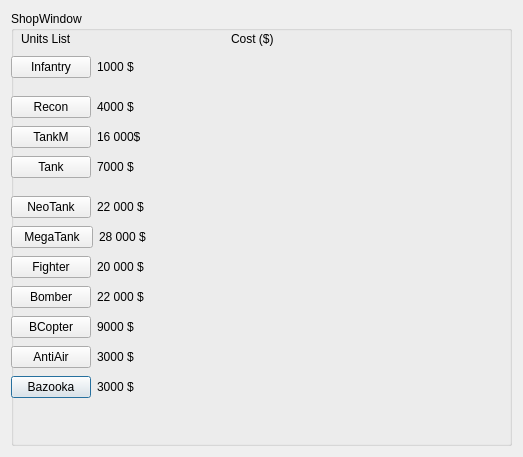
<?xml version="1.0" encoding="UTF-8"?>
<ui version="4.0">
 <class>ShopWindow</class>
 <widget class="QDialog" name="ShopWindow">
  <property name="geometry">
   <rect>
    <x>0</x>
    <y>0</y>
    <width>523</width>
    <height>457</height>
   </rect>
  </property>
  <property name="windowTitle">
   <string>Dialog</string>
  </property>
  <layout class="QVBoxLayout" name="verticalLayout_3">
   <item>
    <widget class="QGroupBox" name="groupBox">
     <property name="title">
      <string>ShopWindow</string>
     </property>
     <widget class="QLabel" name="label_Units_List">
      <property name="geometry">
       <rect>
        <x>10</x>
        <y>20</y>
        <width>71</width>
        <height>16</height>
       </rect>
      </property>
      <property name="text">
       <string>Units List</string>
      </property>
     </widget>
     <widget class="QLabel" name="label_Cost">
      <property name="geometry">
       <rect>
        <x>220</x>
        <y>20</y>
        <width>59</width>
        <height>16</height>
       </rect>
      </property>
      <property name="text">
       <string>Cost ($)</string>
      </property>
     </widget>
     <widget class="QWidget" name="layoutWidget">
      <property name="geometry">
       <rect>
        <x>0</x>
        <y>360</y>
        <width>148</width>
        <height>32</height>
       </rect>
      </property>
      <layout class="QHBoxLayout" name="horizontalLayout_7">
       <item>
        <widget class="QPushButton" name="pushButton_Bazooka">
         <property name="text">
          <string>Bazooka</string>
         </property>
        </widget>
       </item>
       <item>
        <widget class="QLabel" name="label_11">
         <property name="text">
          <string>3000 $</string>
         </property>
        </widget>
       </item>
      </layout>
     </widget>
     <widget class="QWidget" name="layoutWidget">
      <property name="geometry">
       <rect>
        <x>0</x>
        <y>330</y>
        <width>138</width>
        <height>32</height>
       </rect>
      </property>
      <layout class="QHBoxLayout" name="horizontalLayout_6">
       <item>
        <widget class="QPushButton" name="pushButton_AntiAir">
         <property name="text">
          <string>AntiAir</string>
         </property>
        </widget>
       </item>
       <item>
        <widget class="QLabel" name="label_10">
         <property name="text">
          <string>3000 $</string>
         </property>
        </widget>
       </item>
      </layout>
     </widget>
     <widget class="QWidget" name="layoutWidget">
      <property name="geometry">
       <rect>
        <x>0</x>
        <y>300</y>
        <width>147</width>
        <height>32</height>
       </rect>
      </property>
      <layout class="QHBoxLayout" name="horizontalLayout_5">
       <item>
        <widget class="QPushButton" name="pushButton_BCopter">
         <property name="text">
          <string>BCopter</string>
         </property>
        </widget>
       </item>
       <item>
        <widget class="QLabel" name="label_9">
         <property name="text">
          <string>9000 $</string>
         </property>
        </widget>
       </item>
      </layout>
     </widget>
     <widget class="QWidget" name="layoutWidget">
      <property name="geometry">
       <rect>
        <x>0</x>
        <y>270</y>
        <width>155</width>
        <height>32</height>
       </rect>
      </property>
      <layout class="QHBoxLayout" name="horizontalLayout_4">
       <item>
        <widget class="QPushButton" name="pushButton_Bomber">
         <property name="text">
          <string>Bomber</string>
         </property>
        </widget>
       </item>
       <item>
        <widget class="QLabel" name="label_8">
         <property name="text">
          <string>22 000 $</string>
         </property>
        </widget>
       </item>
      </layout>
     </widget>
     <widget class="QWidget" name="layoutWidget">
      <property name="geometry">
       <rect>
        <x>0</x>
        <y>240</y>
        <width>152</width>
        <height>32</height>
       </rect>
      </property>
      <layout class="QHBoxLayout" name="horizontalLayout_3">
       <item>
        <widget class="QPushButton" name="pushButton_Fighter">
         <property name="text">
          <string>Fighter</string>
         </property>
        </widget>
       </item>
       <item>
        <widget class="QLabel" name="label_7">
         <property name="text">
          <string>20 000 $</string>
         </property>
        </widget>
       </item>
      </layout>
     </widget>
     <widget class="QWidget" name="layoutWidget">
      <property name="geometry">
       <rect>
        <x>0</x>
        <y>180</y>
        <width>160</width>
        <height>32</height>
       </rect>
      </property>
      <layout class="QHBoxLayout" name="horizontalLayout">
       <item>
        <widget class="QPushButton" name="pushButton_NeoTank">
         <property name="text">
          <string>NeoTank</string>
         </property>
        </widget>
       </item>
       <item>
        <widget class="QLabel" name="label_5">
         <property name="text">
          <string>22 000 $</string>
         </property>
        </widget>
       </item>
      </layout>
     </widget>
     <widget class="QWidget" name="layoutWidget">
      <property name="geometry">
       <rect>
        <x>0</x>
        <y>210</y>
        <width>170</width>
        <height>32</height>
       </rect>
      </property>
      <layout class="QHBoxLayout" name="horizontalLayout_2">
       <item>
        <widget class="QPushButton" name="pushButton_MegaTank">
         <property name="text">
          <string>MegaTank</string>
         </property>
        </widget>
       </item>
       <item>
        <widget class="QLabel" name="label_6">
         <property name="text">
          <string>28 000 $</string>
         </property>
        </widget>
       </item>
      </layout>
     </widget>
     <widget class="QWidget" name="layoutWidget">
      <property name="geometry">
       <rect>
        <x>0</x>
        <y>40</y>
        <width>141</width>
        <height>32</height>
       </rect>
      </property>
      <layout class="QHBoxLayout" name="horizontalLayout_8">
       <item>
        <widget class="QPushButton" name="infantryPushButton">
         <property name="text">
          <string>Infantry</string>
         </property>
        </widget>
       </item>
       <item>
        <widget class="QLabel" name="label_3">
         <property name="text">
          <string>1000 $</string>
         </property>
        </widget>
       </item>
      </layout>
     </widget>
     <widget class="QWidget" name="layoutWidget">
      <property name="geometry">
       <rect>
        <x>0</x>
        <y>80</y>
        <width>135</width>
        <height>32</height>
       </rect>
      </property>
      <layout class="QHBoxLayout" name="horizontalLayout_9">
       <item>
        <widget class="QPushButton" name="reconPushButton_Recon">
         <property name="text">
          <string>Recon</string>
         </property>
        </widget>
       </item>
       <item>
        <widget class="QLabel" name="label">
         <property name="text">
          <string>4000 $</string>
         </property>
        </widget>
       </item>
      </layout>
     </widget>
     <widget class="QWidget" name="layoutWidget">
      <property name="geometry">
       <rect>
        <x>0</x>
        <y>110</y>
        <width>143</width>
        <height>32</height>
       </rect>
      </property>
      <layout class="QHBoxLayout" name="horizontalLayout_10">
       <item>
        <widget class="QPushButton" name="pushButton_TankM">
         <property name="text">
          <string>TankM</string>
         </property>
        </widget>
       </item>
       <item>
        <widget class="QLabel" name="label_2">
         <property name="text">
          <string>16 000$</string>
         </property>
        </widget>
       </item>
      </layout>
     </widget>
     <widget class="QWidget" name="layoutWidget">
      <property name="geometry">
       <rect>
        <x>0</x>
        <y>140</y>
        <width>124</width>
        <height>32</height>
       </rect>
      </property>
      <layout class="QHBoxLayout" name="horizontalLayout_11">
       <item>
        <widget class="QPushButton" name="pushButton_Tank">
         <property name="text">
          <string>Tank</string>
         </property>
        </widget>
       </item>
       <item>
        <widget class="QLabel" name="label_4">
         <property name="text">
          <string>7000 $</string>
         </property>
        </widget>
       </item>
      </layout>
     </widget>
    </widget>
   </item>
  </layout>
 </widget>
 <resources/>
 <connections/>
</ui>
